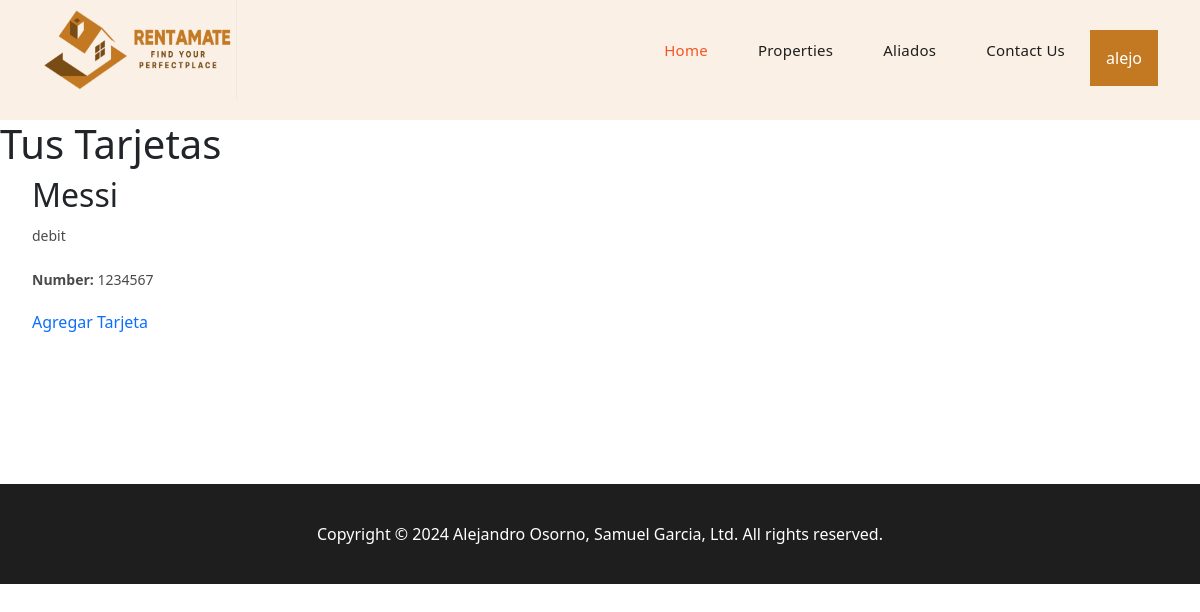
Page /cards/ (signed in) on the committed database.
### Payment/models.py (models this page shows, shortened)
class Card(models.Model):
    CARD_TYPE_CHOICES = [
        ('debit', 'Débito'),
        ('credit', 'Crédito'),
    ]
    card_name = models.CharField(max_length=16, primary_key=True, unique=True, blank=True)
    card_number = models.CharField(max_length=16)
    card_expire = models.DateField()
    card_cvc = models.CharField(max_length=4)
    card_type = models.CharField(max_length=10, choices=CARD_TYPE_CHOICES)

### Payment/views.py (the view)
# urls.py: path("cards/", PayViews.cards_list, name="cards"),
def cards_list(request):
    data = Data.objects.get(user=request.user)
    cards = data.payment_info.all()
    return render(request, 'cards.html', {'cards': cards})

### Payment/templates/cards.html
{% extends "base.html" %}
{% load static %}
{% block content %}
    <header>
        <h1>Tus Tarjetas</h1>
      </header>
      <main>
        {% if cards %}
          <ul>
            {% for card in cards %}
            <li>
              <h2>{{ card.card_name }}</h2>
              <p>{{ card.card_type }}</p>
              <p><strong>Number:</strong> {{ card.card_number }}</p>
              <a href="{% url 'create-card' %}">Agregar Tarjeta</a>
            </li>
            {% endfor %}
          </ul>
        {% else %}
        <p>No cards found.</p>
        <a href="{% url 'create-card' %}">Agregar Tarjeta</a>
        {% endif %}
      </main>
{% endblock content %}

### templates/base.html (shortened to what this page needs)
{% load static %}
<!DOCTYPE html>
<html lang="en">
	<head>
		<link rel="stylesheet" href="{% static 'Styles/BaseStyles/templatemo-villa-agency.css' %}">
		<link rel="stylesheet" href="{% static 'vendor/bootstrap/css/bootstrap.min.css' %}">
		<link rel="stylesheet" href="{% static 'Styles/BaseStyles/fontawesome.css' %}">
		<link rel="stylesheet" href="{% static 'Styles/BaseStyles/owl.css' %}">
		<link rel="stylesheet" href="{% static 'Styles/BaseStyles/animate.css' %}">
		<link rel="stylesheet" href="https://unpkg.com/swiper@7/swiper-bundle.min.css"/>
	</head>
	<body>
		<header class="header-area header-sticky">
			<div class="container">
				<div class="row">
					<div class="col-12">
						<nav class="main-nav">
							<a href="/" class="logo">
								<img src="{% static 'media/Utility/Logotype/Rent-A-Mate_Logotype_Horizontal.png' %}" alt="" style="height:100px">
							</a>
							<ul class="nav">
								<li><a href="/core" class="active">Home</a></li>
								<li><a href="/properties">Properties</a></li>
								<li><a href="/productos-aliados">Aliados</a></li>
								<li><a href="/contact">Contact Us</a></li>
								{% if user.is_authenticated %}
									<div class="dropdown">
										<button class="dropbtn">{{ user.username }}</button>
									</div>
								{% else %}
									<li><a href="/register"><i class="fa fa-user"></i> Sign up</a></li>
									<li><a href="/login"><i class="fa fa-user"></i> Log in</a></li>
								{% endif %}
							</ul>
						</nav>
					</div>
				</div>
			</div>
		</header>
	{% block content %} {% endblock content %}
		<footer>
			<div class="container">
				<div class="col-lg-12">
					<p>Copyright © 2024 Alejandro Osorno, Samuel Garcia, Ltd. All rights reserved.</p>
				</div>
			</div>
		</footer>
	</body>
</html>

### static/Styles/BaseStyles/templatemo-villa-agency.css (style rules this page uses)
html, body, div, span, applet, object, iframe, h1, h2, h3, h4, h5, h6, p, blockquote, div pre, a, abbr, acronym, address, big, cite, code, del, dfn, em, font, img, ins, kbd, q, s, samp, small, strike, strong, sub, sup, tt, var, b, u, i, center, dl, dt, dd, ol, ul, li, figure, header, nav, section, article, aside, footer, figcaption { margin: 0; padding: 0; border: 0; outline: 0; }
ul, li { padding: 0; margin: 0; list-style: none; }
header, nav, section, article, aside, footer, hgroup { display: block; }
* { box-sizing: border-box; }
html, body { font-family: 'Poppins', sans-serif; -text-size-adjust: 100%; -webkit-font-smoothing: antialiased; -moz-osx-font-smoothing: grayscale; }
a { text-decoration: none !important; }
h1, h2, h3, h4, h5, h6 { color: #1e1e1e; margin-top: 0px; margin-bottom: 0px; font-weight: 700; }
ul { margin-bottom: 0px; }
p { font-size: 14px; line-height: 28px; color: #4a4a4a; }
img { width: 100%; overflow: hidden; }
html, body { font-family: 'Poppins', sans-serif; }
.header-area { position: relative; background-color: #faf0e5; height: 120px; z-index: 100; -webkit-transition: all .5s ease 0s; -moz-transition: all .5s ease 0s; -o-transition: all .5s ease 0s; transition: all .5s ease 0s; }
.header-area .main-nav { background: transparent; display: flex; }
.header-area .main-nav .logo { -webkit-transition: all 0.3s ease 0s; -moz-transition: all 0.3s ease 0s; -o-transition: all 0.3s ease 0s; transition: all 0.3s ease 0s; display: inline-block; }
.header-area .main-nav ul.nav { flex-basis: 100%; margin-top: 30px; justify-content: right; -webkit-transition: all 0.3s ease 0s; -moz-transition: all 0.3s ease 0s; -o-transition: all 0.3s ease 0s; transition: all 0.3s ease 0s; position: relative; z-index: 999; }
.header-area .main-nav .nav li { padding-left: 10px; padding-right: 10px; height: 100px; line-height: 100px; }
.header-area .main-nav .nav li a { display: block; padding-left: 20px; padding-right: 20px; font-weight: 500; font-size: 15px; height: 40px; line-height: 40px; text-transform: capitalize; color: #1e1e1e; -webkit-transition: all 0.4s ease 0s; -moz-transition: all 0.4s ease 0s; -o-transition: all 0.4s ease 0s; transition: all 0.4s ease 0s; border: transparent; letter-spacing: .25px; }
.header-area .main-nav .nav li a.active { color: #f35525; }
@media (max-width: 1200px) { .header-area .main-nav .nav li { padding-left: 5px; padding-right: 5px; } }
footer { margin-top: 150px; background-color: #1e1e1e; min-height: 100px; }
footer p { text-align: center; line-height: 100px; color: #fff; font-size: 16px; font-weight: 400; }
body { overflow-x: hidden; }

### templates/base.html (style rules this page uses)
.dropdown { position: relative; display: inline-block; }
.dropbtn { background-color: #c37822; color: white; padding: 16px; font-size: 16px; border: none; cursor: pointer; }

### rows in the picture
Card: card_name "Messi", card_type "debit", card_number "1234567"

### other values in the picture
{{ user.username }} "alejo"
